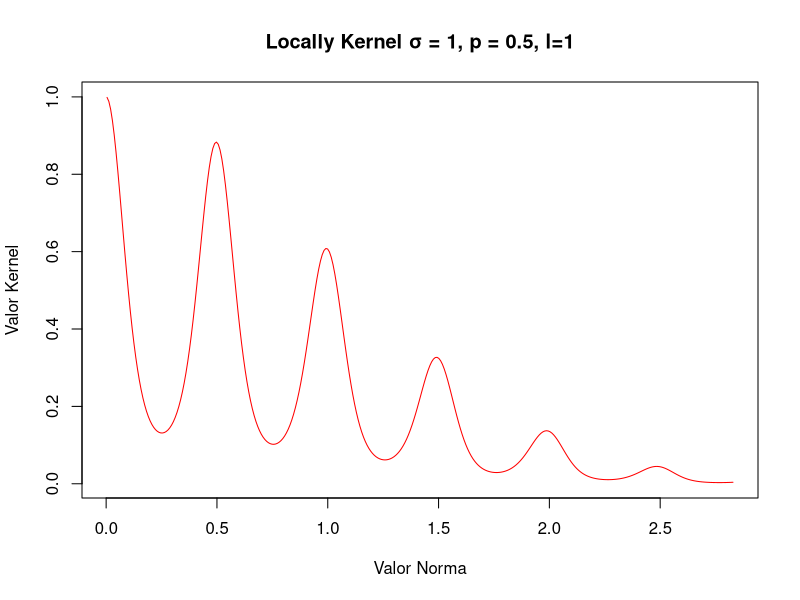
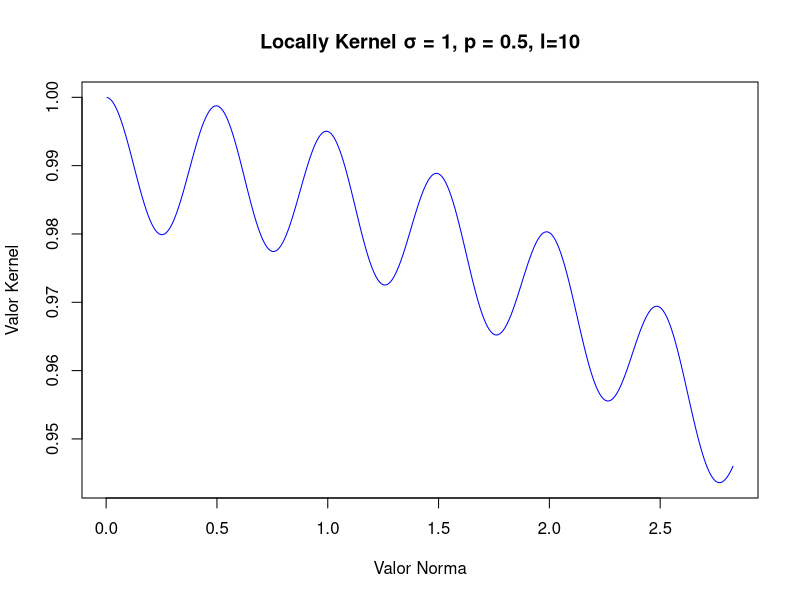

Generate these figures, in order, with R: (Note: this script raises an error after producing the figures.)
library(ggplot2)
set.seed(6)

x<-cbind(seq(-2,2,length=700),seq(1,-1,length=700))
y<-cbind(seq(-4,4,length=700),seq(3,-3,length=700))
####  Ejercicio 1  ####
#Entrega vector, norma con el valor del kernel.
x1<-c(1,2)
x2<-c(3,4)
Kernelp<-function(a,b,l,p,desv){
  lista<-c()
  lista2<-c()
  norma<-sqrt(sum((a-b)^2))
  resultado<-(desv^2)*exp(-((2*(sin(pi*norma*(1/p)))^2)/(l^2)))*exp(-((norma)^2)/(2*(l^2)))
  lista<-rbind(lista,norma)
  lista2<-rbind(lista2,resultado)
  matriz<-cbind(lista,lista2)
  return(matriz)
}
#Entrega el valor del kernel.
Kernelp(x1,x2,1,0.5,1)[2]

#graficamos para 1400 vectores.
graf<-c()
for (i in 1:700){
    valor<-Kernelp(x[i,],y[i,],1,0.5,1)
    graf<-rbind(graf,valor)
}
plot(graf[,1],graf[,2],type="l",col="red",
     xlab="Valor Norma",ylab="Valor Kernel",
     main="Locally Kernel σ = 1, p = 0.5, l=1")

graf2<-c()
for (i in 1:700){
  valor2<-Kernelp(x[i,],y[i,],10,0.5,1)
  graf2<-rbind(graf2,valor2)
}

plot(graf2[,1],graf2[,2],type="l",col="blue",
     xlab="Valor Norma",ylab="Valor Kernel",
     main="Locally Kernel σ = 1, p = 0.5, l=10")

#importar paquete reshape
#Generamos el grafico de ambos kernel para comparar.
df<-data.frame(cbind(graf,graf2[,2]))
colnames(df)<-c("X","l=1","l=10")
df <- melt(df, id.vars = "X")

ggplot<-ggplot(df, aes(x = X, y = value,group=variable, color = variable))+
  geom_line(size=0.5)+ggtitle("Locally Kernel σ = 1, p = 0.5// l=1 vs l=10")
ggplot<-ggplot+xlab("Valor Norma")+ylab("Valor Kernel")+theme(legend.title=element_blank())
ggplot

##Grafico de la función##
#Buscamos ver el compartamiento para un set ordenado de datos respecto a su norma.
#definidmos kernelp_graf con el objetivo de hacer el grafico respecto a una norma arbitraria.
Kernelp_graf<-function(l,p,desv){
  norma<-seq(0,3,length=100)
  resultado<-(desv^2)*exp(-((2*(sin(pi*norma*(1/p)))^2)/(l^2)))*exp(-((norma)^2)/(2*(l^2)))
  matriz<-cbind(norma,resultado)
  return(matriz)
}

graf3<-Kernelp_graf(1,0.5,1)
graf4<-Kernelp_graf(10,0.5,1)
graf5<-Kernelp_graf(1.5,0.5,1)
graf6<-Kernelp_graf(4,0.5,1)
plot(graf3[,1],graf3[,2],type="l",col="red")
plot(graf4[,1],graf4[,2],type="l",col="blue")

#Generamos el grafico de ambos kernel para comparar.
df2<-data.frame(cbind(graf3,graf5[,2],graf6[,2],graf4[,2]))
colnames(df2)<-c("X","l=1","l=1.5","l=4","l=10")
df2 <- melt(df2, id.vars = "X")
ggplot2<-ggplot(df2, aes(x = X, y = value,group=variable, color = variable))+
  geom_line(size=0.5) +ggtitle("Locally Kernel σ = 1, p = 0.5, para distintos l")
ggplot2<-ggplot2+theme(legend.title=element_blank())+
  xlab("Valor Norma")+ylab("Valor Kernel")
ggplot2


## Ejercicio 2##
#ITEM 1#
funcion=function(a,b)
{
  n1=nrow(a)
  n2=ncol(a)
  n3=nrow(b)
  n4=ncol(b)
  
  if(n1==n2 & n2==n3 & n4==50){
    c=matrix(rep(0, nrow(a)*ncol(b)), nrow = nrow(a))
    for(i in 1:nrow(a)){
      for(j in 1:ncol(b)){
        for(k in 1:nrow(b)){
          c[i,j] <- c[i,j] + a[i,k]*b[k, j]
        }
      }
    }
    return(c)
  }
  else{
    return("No se cumplen las condiciones")
  }
  
}
a=cbind(c(1,2,3),c(0,1,0))
b=cbind(c(1,4),c(2,5),c(3,6),c(0,7))
algo<-system.time(funcion(a,b))[1]
#algo<-unname(algo)
#algo
#algo<-cbind(algo)
#a%*%b

#ITEM 2#

set.seed(6)
tiempo_f=list()
tiempo_r=list()
eje1<-list()

for(i in 0:100){
  n=100*i+10
  if(n<10000){
    matrizA<-matrix(sample(1:4,n*n,replace=TRUE),ncol=n)
    matrizB<-matrix(sample(1:4,n*50,replace=TRUE),ncol=50)
    
    aux<-n
    eje1<-c(eje1,aux)
    
    tiempo1<-unname(system.time(funcion(matrizA,matrizB))[3])
    tiempo_f<-c(tiempo_f,tiempo1)
    
    tiempo2<-unname(system.time(matrizA%*%matrizB)[3])
    tiempo_r<-c(tiempo_r,tiempo2)
  }
  else{
    n=10000
    matrizA<-matrix(sample(1:4,n*n,replace=TRUE),ncol=n)
    matrizB<-matrix(sample(1:4,n*50,replace=TRUE),ncol=50)
    
    aux<-n
    eje1<-c(eje1,aux)
    
    tiempo1<-unname(system.time(funcion(matrizA,matrizB))[3])
    tiempo_f<-c(tiempo_f,tiempo1)
    
    tiempo2<-unname(system.time(matrizA%*%matrizB)[3])
    tiempo_r<-c(tiempo_r,tiempo2)
    break
  }

}
print("listo")


plot(eje1,tiempo_f,type="l", main="Tiempo de ejecución función",xlab="Tamaño de n", 
     ylab="Tiempo en segundos",cex.axis=0.5,las=1,ylim=c(0,1000),col="red",lwd=2)

plot(eje1,tiempo_r,type="l", main="Tiempo de ejecución nativa",xlab="Tamaño de n", 
     ylab="Tiempo en segundos",cex.axis=0.5,las=1,ylim=c(0,5),col="blue", lwd=2)

plot(eje1,tiempo_f,type="l", main="Tiempo de ejecución función v/s nativa",
     xlab="Tamaño de n", 
     ylab="Tiempo en segundos",lwd=2,col="red"
     ,xlim=c(0,10100),ylim=c(0,1000),las=1,cex.axis=0.5)
lines(eje1,tiempo_r,lwd=2,col="blue")
legend("topleft",c("Función","Nativa"),col=c("red","blue")
       ,lwd=c(2,2),cex=0.5)